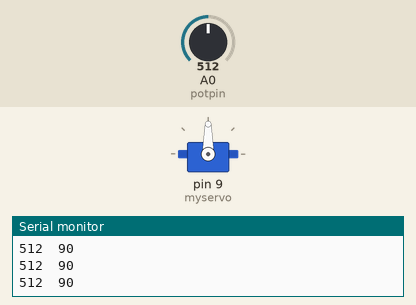
This sketch was run on a simulated Arduino Uno, built with avr-gcc and run on an emulated ATmega328P. Parts: servo, the last lines printed to the serial monitor. Inputs (shaded band) come from the test bench; at power-on: A0 (potpin) = 512.

Above: at 1.2 s.
1.3 s: A0 (potpin) set to 551
At 2.0 s:
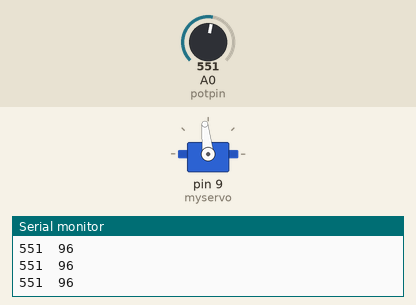
4.3 s: A0 (potpin) set to 581
At 4.6 s:
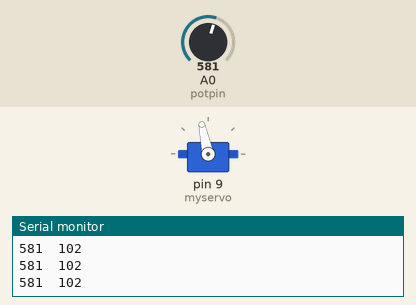
5.8 s: A0 (potpin) set to 716
At 6.7 s:
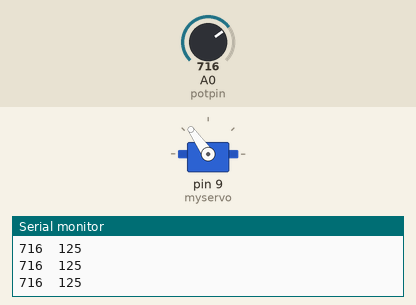
7.3 s: A0 (potpin) set to 900
At 7.6 s:
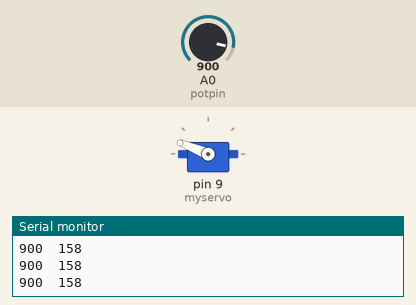
8.8 s: A0 (potpin) set to 992
At 9.1 s:
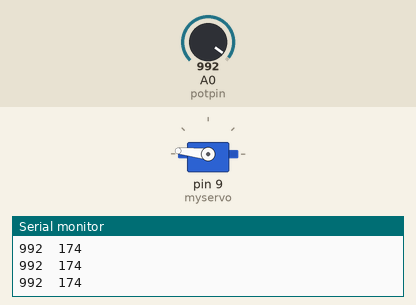
10.3 s: A0 (potpin) set to 1006
At 11.2 s:
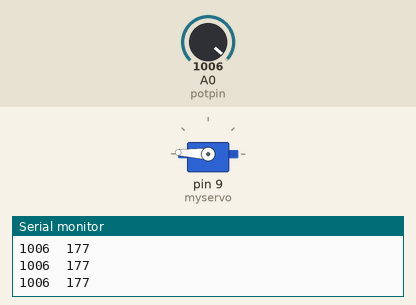
Timing chart, 0 to 12.8 s (numbered marks = the images above; inputs shaded):
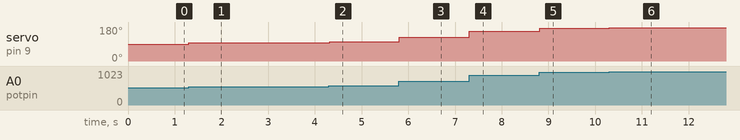

The sketch:

05_servoControl.ino
```cpp
#include <Servo.h>

Servo myservo;

int potpin = 0;
int val;

void setup() {
  myservo.attach(9);
  Serial.begin(9600);
}

void loop() {
  val = analogRead(potpin);
  Serial.print(val);
  val = map(val, 0, 1023, 0, 180);
  Serial.print('\t');
  Serial.println(val);

  myservo.write(val);
  delay(15);
}
```

Measured:
- after the input at 1.3 s, servo on pin 9 (myservo): 90° → 96° at once
- after the input at 4.3 s, servo on pin 9 (myservo): 96° → 102° at once
- after the input at 5.8 s, servo on pin 9 (myservo): 102° → 125° at once
- after the input at 7.3 s, servo on pin 9 (myservo): 125° → 158° at once
- after the input at 8.8 s, servo on pin 9 (myservo): 158° → 174° at once
- after the input at 10.3 s, servo on pin 9 (myservo): 174° → 177° at once
